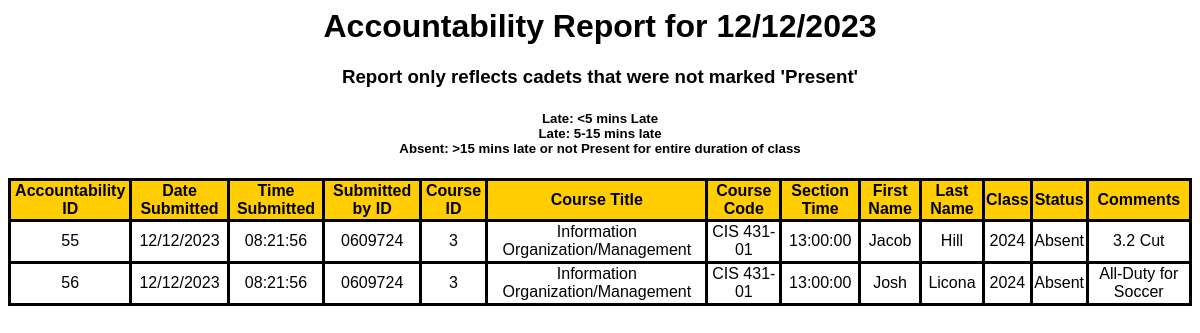
/accountReport.php?a=12/12/2023 (signed in), run on the app's committed database.
### tables this page shows
CREATE TABLE `accountability` (
  `accountability_id` int(11) NOT NULL,
  `date` varchar(255) NOT NULL,
  `time` varchar(255) NOT NULL,
  `course_id` int(11) NOT NULL,
  `cadet_id` varchar(11) NOT NULL,
  `status` varchar(255) NOT NULL,
  `comments` varchar(255) NOT NULL,
  `submitted_by` varchar(255) NOT NULL
);

CREATE TABLE `courses` (
  `course_id` int(11) NOT NULL,
  `course_title` varchar(255) NOT NULL,
  `course_code` varchar(255) NOT NULL,
  `section` int(11) NOT NULL,
  `section_day` varchar(255) NOT NULL,
  `section_time` time NOT NULL,
  `section_end` time NOT NULL,
  `date_start` date NOT NULL,
  `date_end` date NOT NULL,
  `professor_id` int(11) NOT NULL,
  `building` varchar(255) NOT NULL,
  `classroom` int(11) NOT NULL,
  `department` varchar(255) NOT NULL
);

CREATE TABLE `cadets` (
  `id_number` varchar(11) NOT NULL,
  `first_name` varchar(255) NOT NULL,
  `last_name` varchar(255) NOT NULL,
  `email` varchar(255) NOT NULL,
  `class` int(11) NOT NULL,
  `rank` varchar(255) NOT NULL DEFAULT '',
  `major` varchar(255) NOT NULL,
  `password` varchar(255) NOT NULL,
  `company` varchar(255) NOT NULL DEFAULT 'Company'
);

### accountReport.php (the view, shortened to what this page needs)
<?php
    $servername = "localhost";
    $dbname = "capstone";
    $username = "root";
    $password = "";
    $conn = new mysqli($servername, $username, $password, $dbname);
    if(isset($_GET['a'])){
    $date = $_GET['a'];
    }
    $sql = "SELECT accountability_id, accountability.date as date_submitted, accountability.time as time_submitted, submitted_by, accountability.course_id, courses.course_title, courses.department, courses.course_code, courses.section, section_time, cadets.first_name, cadets.last_name, cadets.class, status, comments from accountability JOIN cadets ON accountability.cadet_id = cadets.id_number join courses on accountability.course_id = courses.course_id where accountability.date = '$date' ORDER BY date, course_id, section_time";
    $result = $conn->query($sql);
?>
<html>
<head>
    <link rel="stylesheet" href="https://cdnjs.cloudflare.com/ajax/libs/font-awesome/4.7.0/css/font-awesome.min.css"/>
    <link href="style.css" rel="stylesheet"/>
</head>
<center>
	<h1>Accountability Report for <?php echo $date?></h1>
	<table class = "comm_daily_report">
		<?php
		if($result->num_rows > 0){
			echo "<h3>Report only reflects cadets that were not marked 'Present'</h3>";
			echo "<h5>Late: <5 mins Late<br> Late: 5-15 mins late<br> Absent: >15 mins late or not Present for entire duration of class </h5>";
			echo "<tr>";
			echo "<th>Accountability ID</th>";
			echo "<th>Date Submitted</th>";
			echo "<th>Time Submitted</th>";
			echo "<th>Submitted by ID</th>";
			echo "<th>Course ID</th>";
			echo "<th>Course Title</th>";
			echo "<th>Course Code</th>";
			echo "<th>Section Time</th>";
			echo "<th>First Name</th>";
			echo "<th>Last Name</th>";
			echo "<th>Class</th>";
			echo "<th>Status</th>";
			echo "<th>Comments</th>";
		echo "</tr>";
        while($row = $result->fetch_assoc()) {
        	$accountability_id = $row['accountability_id'];
        	$date_submitted = $row['date_submitted'];
        	$time_submitted = $row['time_submitted'];
        	$submitted_by_id = $row['submitted_by'];
        	$course_title = $row['course_title'];
        	$course_id = $row['course_id'];
        	$course_dept = $row['department'];
        	$course_code = $row['course_code'];
        	$section = $row['section'];
        	$comments = $row['comments'];
        	if($section < 10){
                            $section = '0'.$section;
             }
        	$section_time =  $row['section_time'];
			$first_name = $row['first_name'];
        	$last_name = $row['last_name'];
        	$cadet_class = $row['class'];
        	$status = $row['status'];
        	if($status != "Present"){
		echo "<tr>";
		echo "<td>$accountability_id</td>";
		echo "<td>$date_submitted</td>";
		echo "<td>$time_submitted</td>";
		echo "<td>$submitted_by_id</td>";
		echo "<td>$course_id</td>";
		echo "<td>$course_title</td>";
		echo "<td>$course_dept " . "$course_code"."-$section</td>";
		echo "<td>$section_time</td>";
		echo "<td>$first_name</td>";
		echo "<td>$last_name</td>";
		echo "<td>$cadet_class</td>";
		echo "<td>$status</td>";
		echo "<td>$comments</tr>";
	}
}
}
else{
	echo "<h2 style = 'color: Red'>No Section Marcher Reports were submitted.</h2>";
}
		?>
	</table>
</center>
</html>

### style.css (style rules this page uses)
.comm_daily_report { font-size: 16px; }
.comm_daily_report, .comm_daily_report tr, .comm_daily_report td, .comm_daily_report th { border-collapse: collapse; border: solid; text-align: center; }
.comm_daily_report td { padding: 1.5px; }
.comm_daily_report th { background-color: #ffcd00;; }

### data on the page
accountability: accountability_id "55", date "12/12/2023", time "08:21:56", submitted_by "0609724", course "3", course.course_title "Information Organization/Management", course.department "CIS", course.course_code "431", section "01", course.section_time "13:00:00", cadet.first_name "Jacob", cadet.last_name "Hill", cadet.class "2024", status "Absent", comments "3.2 Cut"
accountability: accountability_id "56", date "12/12/2023", time "08:21:56", submitted_by "0609724", course "3", course.course_title "Information Organization/Management", course.department "CIS", course.course_code "431", section "01", course.section_time "13:00:00", cadet.first_name "Josh", cadet.last_name "Licona", cadet.class "2024", status "Absent", comments "All-Duty for Soccer"

### other printed values
$date "12/12/2023"
